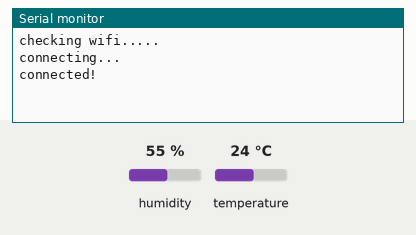
This sketch was run on a simulated ESP32. Shown: the last lines printed to the serial monitor. Inputs (shaded band) come from the test bench; at power-on: humidity 55 %, temperature 24 °C. WiFi joins after 1.5 s; servers stay silent unless stated; no MQTT or app messages arrive unless stated.

Above: at 3.2 s.
3.3 s: humidity set to 22 %
At 15.9 s:
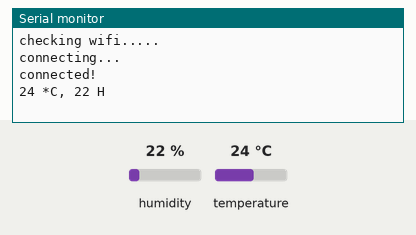
22.7 s: temperature set to 12 °C
At 31.3 s:
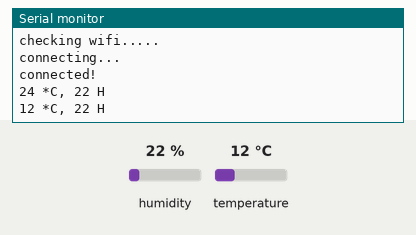
42.1 s: humidity set to 40 %
At 45.5 s:
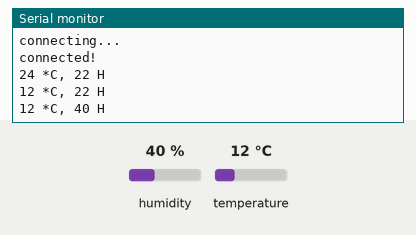

Measured:
- after the input at 3.3 s, the serial monitor: prints a new line after 11.7 s (image 1)
- after the input at 22.7 s, the serial monitor: prints a new line after 7.3 s (image 2)
- after the input at 42.1 s, the serial monitor: prints a new line after 2.9 s (image 3)

The sketch:

ESP32_MQTT.ino
```cpp
#include <WiFi.h>
#include <MQTT.h>
#include <SimpleDHT.h>

const char ssid[] = "fgfg";
const char pass[] = "fgfg";

WiFiClient net;
MQTTClient client;

int pinDHT11 = 17;
SimpleDHT11 dht11(pinDHT11);

unsigned long lastMillis = 0;

void connect() {
  Serial.print("checking wifi...");
  while (WiFi.status() != WL_CONNECTED) {
    Serial.print(".");
    delay(1000);
  }

  Serial.print("\nconnecting...");
  while (!client.connect("client", "user", "pass")) {
    Serial.print(".");
    delay(1000);
  }

  Serial.println("\nconnected!");
}

void setup() {
  Serial.begin(115200);
  WiFi.begin(ssid, pass);

  client.begin("iot.reyax.com", net);

  connect();
}

void loop() {

  client.loop();
  delay(10);

  if (!client.connected()) {
    connect();
  }

  if (millis() - lastMillis > 15000) {
    lastMillis = millis();

    byte temperature = 0;
    byte humidity = 0;
    int err = SimpleDHTErrSuccess;
    if ((err = dht11.read(&temperature, &humidity, NULL)) != SimpleDHTErrSuccess) {
      Serial.print("Read DHT11 failed, err=");
      Serial.print(SimpleDHTErrCode(err));
      Serial.print(",");
      Serial.println(SimpleDHTErrDuration(err));
      return;
    }

    Serial.print((int)temperature);
    Serial.print(" *C, ");
    Serial.print((int)humidity);
    Serial.println(" H");

    client.publish("/temp", String(temperature));
    client.publish("/hum", String(humidity));
  }
}
```
